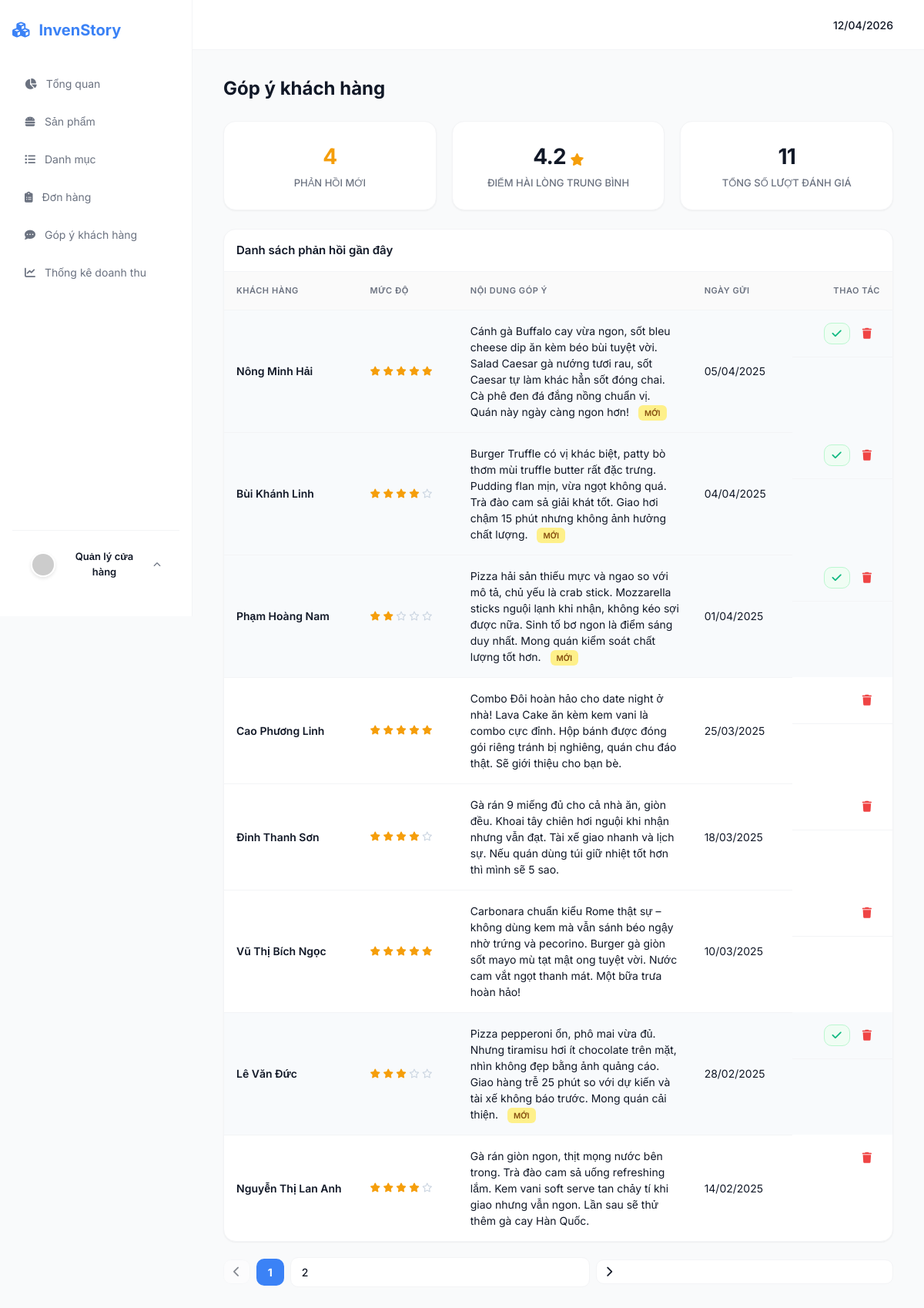
/admin/feedback, run on an earlier commit of the app's database.
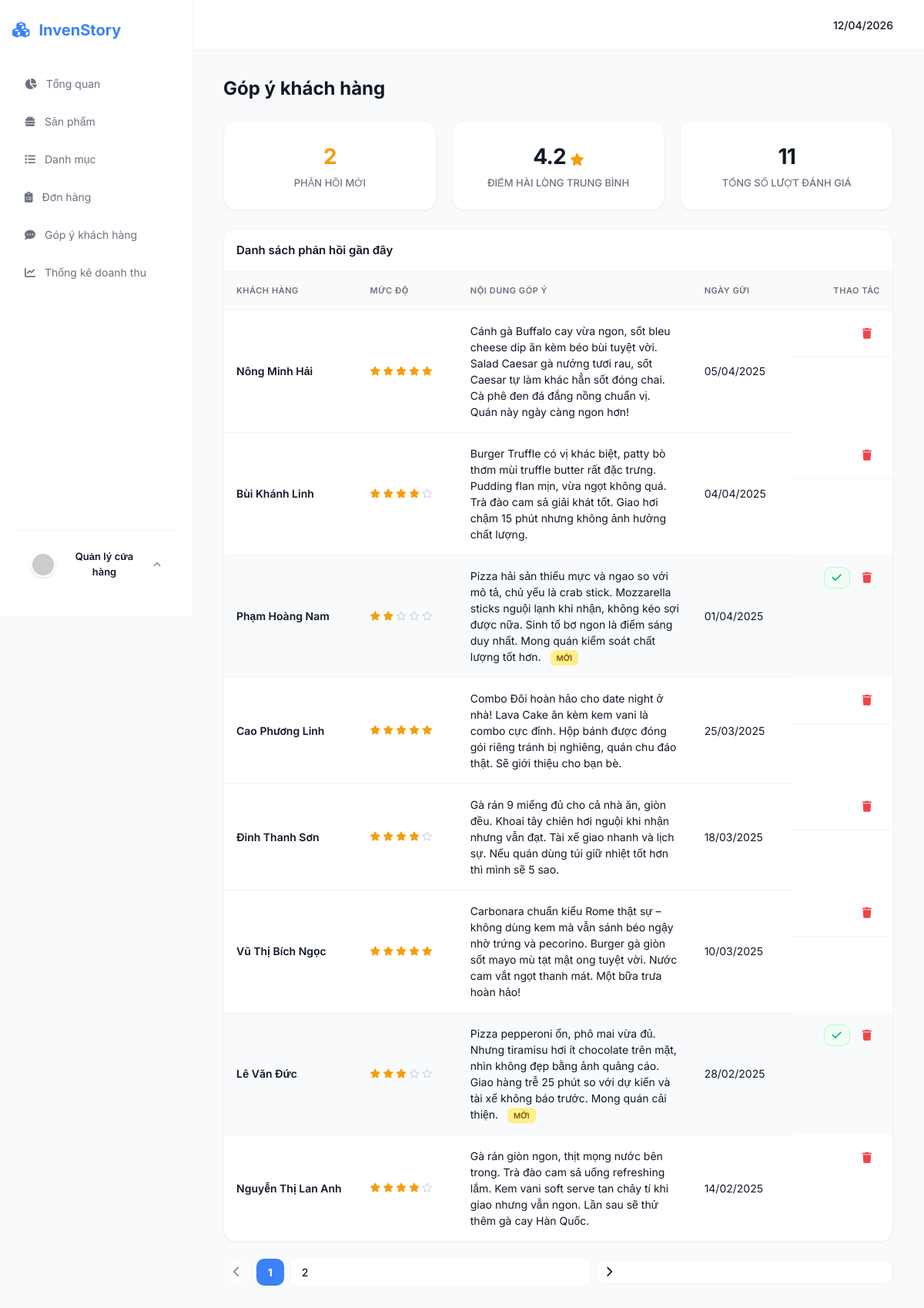
And on a later commit of the database.
### src/models.py (models this page shows)
class Review(db.Model):
    __tablename__ = 'reviews'
    id = db.Column(db.Integer, primary_key=True)
    user_id = db.Column(db.Integer, db.ForeignKey('users.id'))
    order_id = db.Column(db.Integer, db.ForeignKey('orders.id'))
    rating = db.Column(db.Integer)
    comment = db.Column(db.Text)
    is_read = db.Column(db.Boolean, default=False)
    created_at = db.Column(db.DateTime, default=datetime.utcnow)
    __table_args__ = (db.UniqueConstraint('user_id', 'order_id', name='unique_user_order_review'),)

class User(db.Model):
    __tablename__ = 'users'
    id = db.Column(db.Integer, primary_key=True)
    username = db.Column(db.String(50), unique=True, nullable=False)
    full_name = db.Column(db.String(100), nullable=False)
    email = db.Column(db.String(100), unique=True, nullable=False)
    password_hash = db.Column(db.String(255), nullable=False)
    phone = db.Column(db.String(15))
    address = db.Column(db.Text)
    role = db.Column(db.String(20), default='customer')
    created_at = db.Column(db.DateTime, default=datetime.utcnow)
    cart = db.relationship('Cart', backref='user', uselist=False, cascade="all, delete-orphan")
    orders = db.relationship('Order', backref='user', lazy=True)
    reviews = db.relationship('Review', backref='user', lazy=True)

### src/admin.py (the view)
@admin_bp.route('/feedback')
def admin_feedback():
    all_reviews = Review.query.all()
    total_reviews = len(all_reviews)
    new_feedback_count = 0
    tong_diem = 0
    for r in all_reviews:
        if r.is_read == False:
            new_feedback_count += 1
        if r.rating:
            tong_diem += r.rating
    if total_reviews > 0:
        avg_rating = round(tong_diem / total_reviews, 1)
    else:
        avg_rating = 0.0
    page = request.args.get('page', 1, type=int)
    pagination = Review.query.order_by(Review.created_at.desc()).paginate(page=page, per_page=8, error_out=False)
    reviews = pagination.items
    return render_template('admin/feedback.html',
                           reviews=reviews,
                           pagination=pagination,
                           new_feedback_count=new_feedback_count,
                           avg_rating=avg_rating,
                           total_reviews=total_reviews)

### src/templates/admin/feedback.html (shortened to what this page needs)
{% extends "admin/base.html" %}
{% block content %}
<div class="page-header">
    <h1 class="report-title">Góp ý khách hàng</h1>
</div>
<div class="stats-grid" style="margin-bottom: 24px;">
    <div class="data-card stat-card">
        <h2 style="color: var(--warning);">{{ new_feedback_count }}</h2>
        <p>Phản hồi mới</p>
    </div>
    <div class="data-card stat-card">
        <h2>{{ avg_rating }} <i class="fa-solid fa-star" style="font-size: 16px; color: var(--warning);"></i></h2>
        <p>Điểm hài lòng trung bình</p>
    </div>
    <div class="data-card stat-card">
        <h2>{{ total_reviews }}</h2>
        <p>Tổng số lượt đánh giá</p>
    </div>
</div>
<div class="data-card">
    <div class="table-header-reports">
        <span id="table-title">Danh sách phản hồi gần đây</span>
    </div>
    <table>
        <thead>
            <tr>
                <th style="width: 20%;">Khách hàng</th>
                <th style="width: 15%;">Mức độ</th>
                <th>Nội dung góp ý</th>
                <th style="width: 15%;">Ngày gửi</th>
                <th style="width: 15%; text-align: right;">Thao tác</th>
            </tr>
        </thead>
        <tbody id="feedbackTable">
            {% for review in reviews %}
            <tr id="review-row-{{ review.id }}"
                style="{% if not review.is_read %}background-color: #f8fafc;{% endif %}">
                <td>
                    <b>{{ review.user.full_name if review.user else 'Khách vãng lai' }}</b>
                </td>
                <td>
                    <div style="color: var(--warning); font-size: 12px;">
                        {% for i in range(5) %}
                        {% if i < review.rating|int %} <i class="fa-solid fa-star"></i>
                            {% else %}
                            <i class="fa-regular fa-star" style="color: #cbd5e1;"></i>
                            {% endif %}
                            {% endfor %}
                    </div>
                </td>
                <td>
                    <span style="font-size: 14px; color: var(--text-main);">{{ review.comment }}</span>
                    {% if not review.is_read %}
                    <span id="badge-{{ review.id }}" class="status-badge"
                        style="background: #fef08a; color: #854d0e; margin-left: 8px; font-size: 10px;">MỚI</span>
                    {% endif %}
                </td>
                <td>{{ review.created_at.strftime('%d/%m/%Y') if review.created_at else '' }}</td>
                <td style="text-align: right; display: flex; justify-content: flex-end; gap: 5px;">
                    {% if not review.is_read %}
                    <button id="btn-read-{{ review.id }}" class="btn text-success"
                        style="padding: 6px 10px; background: #f0fdf4; border: 1px solid #bbf7d0;"
                        onclick="markAsRead({{ review.id }})" title="Đánh dấu đã đọc">
                        <i class="fa-solid fa-check"></i>
                    </button>
                    {% endif %}
                    <button class="btn text-danger" style="padding: 6px 10px; background: transparent;"
                        onclick="deleteFeedback({{ review.id }})" title="Xóa góp ý">
                        <i class="fa-solid fa-trash"></i>
                    </button>
                </td>
            </tr>
            {% endfor %}
        </tbody>
    </table>
</div>
<div class="pagination-wrapper"
    style="display: flex; justify-content: flex-end; align-items: center; margin-top: 20px; gap: 8px;">
    {% if pagination.has_prev %}
    <a href="{{ url_for('admin.admin_feedback', page=pagination.prev_num) }}" class="btn btn-upload"
        style="padding: 8px 12px;">
        <i class="fa-solid fa-chevron-left"></i>
    </a>
    {% else %}
    <button class="btn btn-upload" style="padding: 8px 12px; opacity: 0.5; cursor: not-allowed;" disabled><i
            class="fa-solid fa-chevron-left"></i></button>
    {% endif %}
    {% for page_num in pagination.iter_pages(left_edge=1, right_edge=1, left_current=1, right_current=2) %}
    {% if page_num %}
    {% if pagination.page == page_num %}
    <button class="btn btn-add" style="padding: 8px 14px; font-weight: bold;">{{ page_num }}</button>
    {% else %}
    <a href="{{ url_for('admin.admin_feedback', page=page_num) }}" class="btn btn-upload" style="padding: 8px 14px;">{{
        page_num }}</a>
    {% endif %}
    {% else %}
    <span style="color: var(--text-muted);">...</span>
    {% endif %}
    {% endfor %}
    {% if pagination.has_next %}
    <a href="{{ url_for('admin.admin_feedback', page=pagination.next_num) }}" class="btn btn-upload"
        style="padding: 8px 12px;">
        <i class="fa-solid fa-chevron-right"></i>
    </a>
    {% else %}
    <button class="btn btn-upload" style="padding: 8px 12px; opacity: 0.5; cursor: not-allowed;" disabled><i
            class="fa-solid fa-chevron-right"></i></button>
    {% endif %}
</div>
{% endblock %}

### src/templates/admin/base.html (shortened to what this page needs)
<!DOCTYPE html>
<html lang="vi">
<head>
    <link href="https://cdnjs.cloudflare.com/ajax/libs/font-awesome/6.5.0/css/all.min.css" rel="stylesheet">
    <link rel="stylesheet" href="{{ url_for('static', filename='css/style.css') }}">
</head>
<body>
    <div class="admin-wrapper">
        <aside class="sidebar">
            <div class="sidebar-header">
                <i class="fa-solid fa-cubes logo-icon"></i>
                <span class="logo-text">InvenStory</span>
            </div>
            <nav class="sidebar-nav">
                <ul>
                    <li class="nav-item {% if request.endpoint == 'admin_index' %}active{% endif %}">
                        <a href="{{ url_for('admin.admin_index') }}"><i class="fa-solid fa-chart-pie"></i> <span>Tổng
                                quan</span></a>
                    </li>
                    <li class="nav-item {% if request.endpoint == 'admin_products' %}active{% endif %}">
                        <a href="{{ url_for('admin.admin_products') }}"><i class="fa-solid fa-burger"></i> <span>Sản
                                phẩm</span></a>
                    </li>
                    <li class="nav-item {% if request.endpoint == 'admin_categories' %}active{% endif %}">
                        <a href="{{ url_for('admin.admin_categories') }}"><i class="fa-solid fa-list-ul"></i> <span>Danh
                                mục</span></a>
                    </li>
                    <li class="nav-item {% if request.endpoint == 'admin_orders' %}active{% endif %}">
                        <a href="{{ url_for('admin.admin_orders') }}"><i class="fa-solid fa-clipboard-list"></i>
                            <span>Đơn hàng</span></a>
                    </li>
                    <li class="nav-item {% if request.endpoint == 'admin_feedback' %}active{% endif %}">
                        <a href="{{ url_for('admin.admin_feedback') }}"><i class="fa-solid fa-comment-dots"></i>
                            <span>Góp ý khách hàng</span></a>
                    </li>
                    <li class="nav-item {% if request.endpoint == 'admin_reports' %}active{% endif %}">
                        <a href="{{ url_for('admin.admin_reports') }}"><i class="fa-solid fa-chart-line"></i>
                            <span>Thống kê doanh thu</span></a>
                    </li>
                </ul>
            </nav>
            <div class="sidebar-footer">
                <div class="user-dropdown" id="userDropdown">
                    <div class="user-info-wrapper">
                        <img src="https://ui-avatars.com/api/?name=Admin&background=3b82f6&color=fff" alt="avatar"
                            class="user-avatar-small">
                        <span class="user-name-text">Quản lý cửa hàng</span>
                        <i class="fa-solid fa-chevron-up toggle-icon" id="arrowIcon"></i>
                    </div>
                </div>
            </div>
        </aside>
        <main class="main-panel">
            <header class="top-header">
                <div class="header-tools">
                    <span class="current-date"></span>
                </div>
            </header>
            <div class="content-area">
                {% block content %}{% endblock %}
            </div>
        </main>
    </div>
</body>
</html>

### src/static/css/style.css (style rules this page uses)
:root { --bg-body: #f9fafb; --sidebar-w: 250px; --primary: #3b82f6; --primary-light: #eff6ff; --border: #f3f4f6; --text-main: #111827; --text-muted: #6b7280; --success: #10b981; --warning: #f59e0b; --danger: #ef4444; --shadow-sm: 0 1px 2px 0 rgba(0, 0, 0, 0.05); --shadow-md: 0 4px 6px -1px rgba(0, 0, 0, 0.1), 0 2px 4px -1px rgba(0, 0, 0, 0.06); }
* { margin: 0; padding: 0; box-sizing: border-box; font-family: 'Inter', sans-serif; }
body { background-color: var(--bg-body); color: var(--text-main); line-height: 1.5; -webkit-font-smoothing: antialiased; }
a { text-decoration: none; color: inherit; display: flex; align-items: center; gap: 12px; width: 100%; }
ul { list-style: none; }
img { max-width: 100%; height: auto; display: block; }
.admin-wrapper { display: flex; min-height: 100vh; }
.sidebar { width: var(--sidebar-w); background: #fff; height: 100vh; position: fixed; border-right: 1px solid var(--border); display: flex; flex-direction: column; padding: 24px 16px; z-index: 100; }
.sidebar-header { display: flex; gap: 12px; align-items: center; font-size: 20px; font-weight: 700; margin-bottom: 32px; color: var(--primary); }
.nav-item { padding: 12px 16px; color: var(--text-muted); border-radius: 10px; transition: all 0.2s ease; margin-bottom: 4px; display: flex; align-items: center; gap: 12px; cursor: pointer; font-size: 14px; }
.sidebar-footer { margin-top: auto; padding: 16px 8px; border-top: 1px solid var(--border); text-align: center; }
.main-panel { flex: 1; margin-left: var(--sidebar-w); }
.top-header { background: #fff; padding: 16px 40px; display: flex; justify-content: flex-end; align-items: center; border-bottom: 1px solid var(--border); position: sticky; top: 0; z-index: 90; height: 65px; }
.header-tools { display: flex; align-items: center; gap: 20px; color: var(--text-muted); font-size: 18px; }
.current-date { font-size: 14px; color: var(--text-main); font-weight: 500; }
.content-area { padding: 32px 40px; }
.page-header { display: flex; justify-content: space-between; align-items: center; margin-bottom: 24px; }
.report-title { font-size: 24px; font-weight: 700; color: var(--text-main); }
.data-card { background: #fff; border-radius: 16px; border: 1px solid var(--border); box-shadow: var(--shadow-sm); overflow: hidden; }
.stat-card { padding: 24px; text-align: center; }
.stat-card h2 { font-size: 28px; font-weight: 700; margin-bottom: 4px; letter-spacing: -0.03em; }
.stat-card p { color: var(--text-muted); font-size: 13px; font-weight: 500; text-transform: uppercase; }
table { width: 100%; border-collapse: collapse; }
th { text-align: left; padding: 16px; font-size: 11px; text-transform: uppercase; letter-spacing: 0.05em; color: var(--text-muted); border-bottom: 1px solid var(--border); background: #fafafa; font-weight: 600; }
td { padding: 16px; border-bottom: 1px solid var(--border); font-size: 14px; color: var(--text-main); vertical-align: middle; }
tr:last-child td { border-bottom: none; }
td b, td strong { font-weight: 600; color: var(--text-main); }
.btn { padding: 10px 18px; border-radius: 10px; cursor: pointer; font-size: 14px; font-weight: 500; display: inline-flex; align-items: center; gap: 8px; transition: 0.2s ease; border: 1px solid transparent; }
.btn i { font-size: 14px; }
.btn-add { background: var(--primary); color: #fff; }
.btn-upload { border-color: var(--border); background: #fff; color: var(--text-main); }
.text-success { color: var(--success) !important; }
.text-danger { color: var(--danger) !important; }
.stats-grid { display: grid; grid-template-columns: repeat(3, 1fr); gap: 20px; margin-bottom: 24px; }
.table-header-reports { padding: 16px; border-bottom: 1px solid var(--border); display: flex; justify-content: space-between; align-items: center; }
#table-title { font-size: 15px; font-weight: 600; color: var(--text-main); }
.status-badge { padding: 4px 8px; border-radius: 6px; font-size: 11px; font-weight: 600; text-transform: uppercase; }
.sidebar-footer { padding: 16px; border-top: 1px solid var(--border); position: relative; }
.user-info-wrapper { display: flex; align-items: center; gap: 12px; cursor: pointer; padding: 8px; border-radius: 12px; transition: 0.2s; }
.user-avatar-small { width: 32px; height: 32px; border-radius: 50%; border: 2px solid #fff; box-shadow: 0 2px 4px rgba(0, 0, 0, 0.1); }
.user-name-text { font-size: 13px; font-weight: 600; flex: 1; color: var(--text-main); }
.toggle-icon { font-size: 10px; color: var(--text-muted); transition: 0.3s; }

What changed in the data, as far as the page shows it:
changed Review "Nông Minh Hải": no longer shows "MỚI"
changed Review "Bùi Khánh Linh": no longer shows "MỚI"
Also different on the page:
{{ new_feedback_count }}: "4" → "2"
